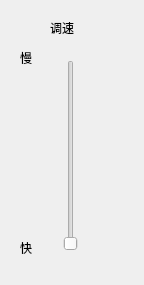
<?xml version="1.0" encoding="UTF-8"?>
<ui version="4.0">
 <class>Speed</class>
 <widget class="QDialog" name="Speed">
  <property name="geometry">
   <rect>
    <x>0</x>
    <y>0</y>
    <width>144</width>
    <height>285</height>
   </rect>
  </property>
  <property name="windowTitle">
   <string>调速</string>
  </property>
  <property name="windowIcon">
   <iconset resource="Icon.qrc">
    <normaloff>:/keyboard.png</normaloff>:/keyboard.png</iconset>
  </property>
  <widget class="QSlider" name="verticalSlider">
   <property name="geometry">
    <rect>
     <x>50</x>
     <y>60</y>
     <width>41</width>
     <height>191</height>
    </rect>
   </property>
   <property name="orientation">
    <enum>Qt::Vertical</enum>
   </property>
  </widget>
  <widget class="QLabel" name="label">
   <property name="geometry">
    <rect>
     <x>50</x>
     <y>20</y>
     <width>41</width>
     <height>16</height>
    </rect>
   </property>
   <property name="text">
    <string>调速</string>
   </property>
  </widget>
  <widget class="QLabel" name="label_2">
   <property name="geometry">
    <rect>
     <x>20</x>
     <y>50</y>
     <width>21</width>
     <height>16</height>
    </rect>
   </property>
   <property name="text">
    <string>慢</string>
   </property>
  </widget>
  <widget class="QLabel" name="label_3">
   <property name="geometry">
    <rect>
     <x>20</x>
     <y>240</y>
     <width>21</width>
     <height>16</height>
    </rect>
   </property>
   <property name="text">
    <string>快</string>
   </property>
  </widget>
 </widget>
 <resources>
  <include location="Icon.qrc"/>
 </resources>
 <connections/>
</ui>
